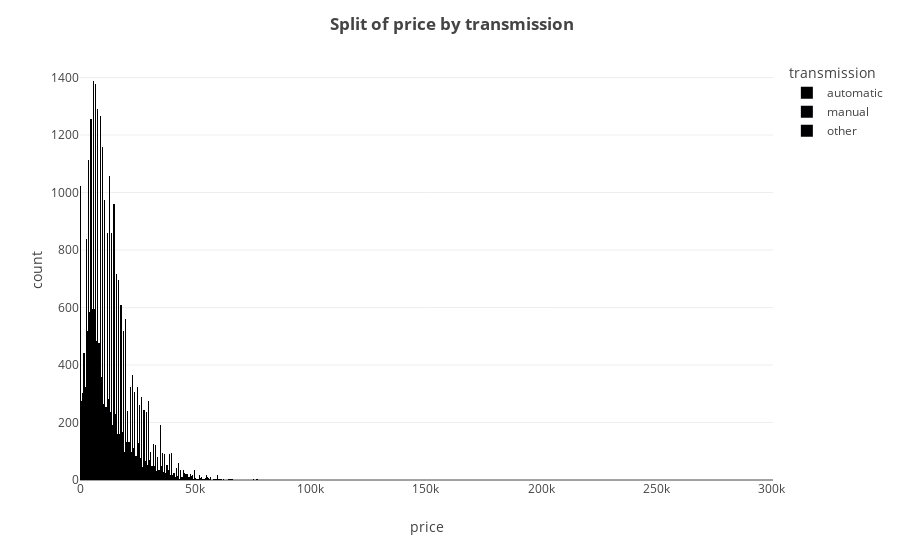

Here is the notebook cell this chart was saved with:
### Code cell
fig1.show()

### Figure 1 — Plotly figure (JSON) as saved in the notebook; plotly's stock layout.template omitted (floating-point values rounded to 4 significant figures; data arrays with more than 128 entries replaced by an {"elided": "..."} marker saying what was removed)
{"data": [{"alignmentgroup": "True", "bingroup": "x", "hovertemplate": "transmission=automatic<br>price=%{x}<br>count=%{y}<extra></extra>", "legendgroup": "automatic", "marker": {"color": "#000001", "pattern": {"shape": ""}}, "name": "automatic", "offsetgroup": "automatic", "orientation": "v", "showlegend": true, "type": "histogram", "x": {"elided": "29210 int values"}, "xaxis": "x", "yaxis": "y"}, {"alignmentgroup": "True", "bingroup": "x", "hovertemplate": "transmission=manual<br>price=%{x}<br>count=%{y}<extra></extra>", "legendgroup": "manual", "marker": {"color": "#000002", "pattern": {"shape": ""}}, "name": "manual", "offsetgroup": "manual", "orientation": "v", "showlegend": true, "type": "histogram", "x": {"elided": "1711 int values"}, "xaxis": "x", "yaxis": "y"}, {"alignmentgroup": "True", "bingroup": "x", "hovertemplate": "transmission=other<br>price=%{x}<br>count=%{y}<extra></extra>", "legendgroup": "other", "marker": {"color": "#000003", "pattern": {"shape": ""}}, "name": "other", "offsetgroup": "other", "orientation": "v", "showlegend": true, "type": "histogram", "x": {"elided": "459 int values"}, "xaxis": "x", "yaxis": "y"}], "layout": {"autosize": true, "barmode": "relative", "legend": {"title": {"text": "transmission"}, "tracegroupgap": 0}, "margin": {"t": 60}, "title": {"text": "<b> Split of price by transmission</b>"}, "xaxis": {"anchor": "y", "autorange": true, "domain": [0, 1], "range": [-0.5, 300500.0], "title": {"text": "price"}, "type": "linear"}, "yaxis": {"anchor": "x", "autorange": true, "domain": [0, 1], "range": [0, 1461.0], "title": {"text": "count"}}}}
